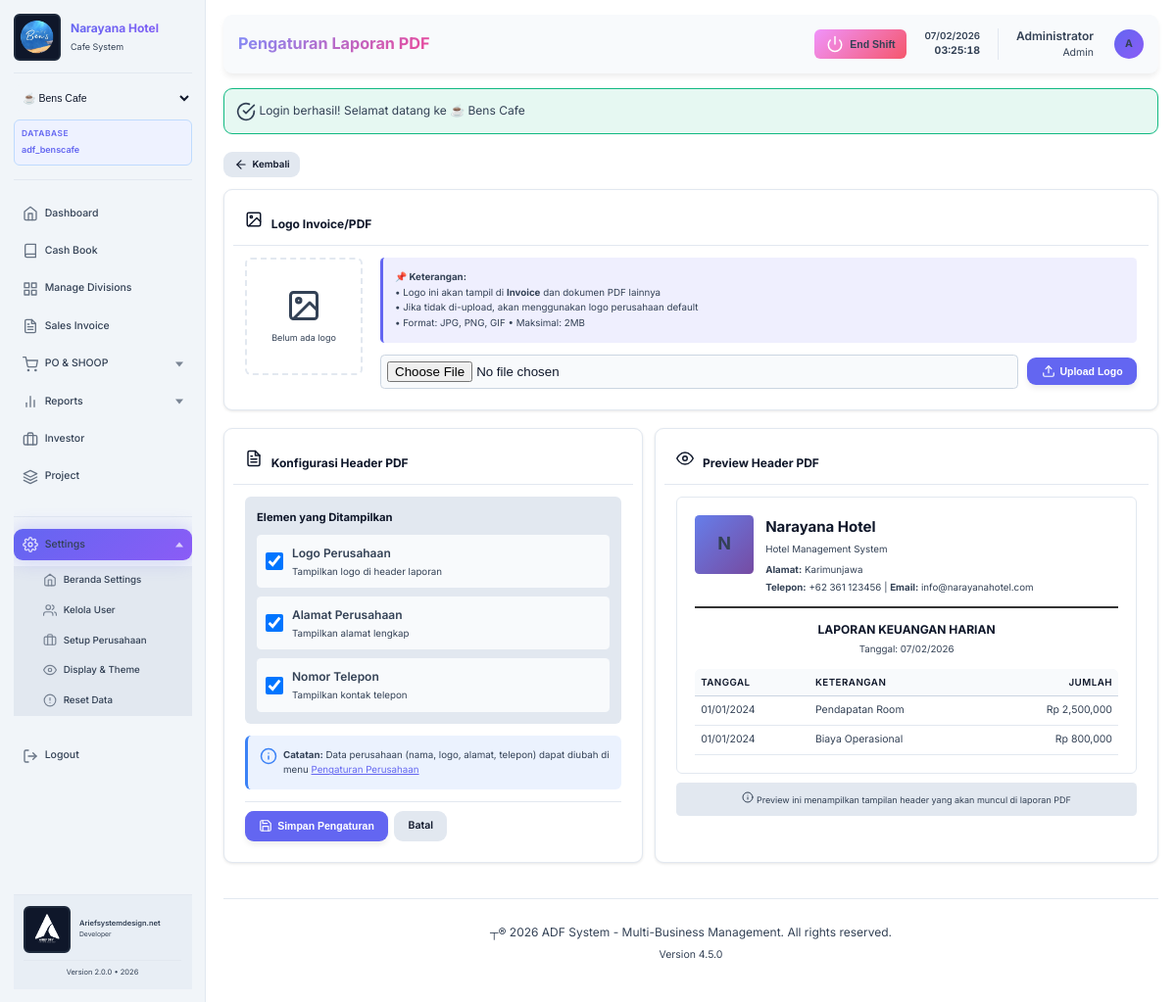
Screenshot of /adf_system/modules/settings/report-settings.php (signed in) with the database file from the repository.
### tables this page shows
CREATE TABLE `settings` (
  `id` int(11) NOT NULL AUTO_INCREMENT,
  `setting_key` varchar(100) NOT NULL,
  `setting_value` longtext DEFAULT NULL,
  `setting_type` varchar(50) DEFAULT 'string',
  `description` text DEFAULT NULL,
  `created_at` timestamp NOT NULL DEFAULT current_timestamp(),
  `updated_at` timestamp NOT NULL DEFAULT current_timestamp() ON UPDATE current_timestamp(),
  PRIMARY KEY (`id`),
  UNIQUE KEY `setting_key` (`setting_key`),
  KEY `idx_key` (`setting_key`)
);

### adf_system/modules/settings/report-settings.php (the view, shortened to what the rows shown need)
<?php
require_once '../../config/database.php';
$db = Database::getInstance();
$pageTitle = 'Pengaturan Laporan PDF';
$settings = [];
$result = $db->fetchAll("SELECT setting_key, setting_value FROM settings");
foreach ($result as $row) {
    if (strpos($row['setting_key'], 'company_') === 0) {
        if (strpos($row['setting_key'], 'company_logo_') === 0) {
            $businessId = str_replace('company_logo_', '', $row['setting_key']);
            if ($businessId === ACTIVE_BUSINESS_ID) {
                $settings['company_logo'] = $row['setting_value'];
            }
        } else {
            $settings[$row['setting_key']] = $row['setting_value'];
        }
    } else {
        $settings[$row['setting_key']] = $row['setting_value'];
    }
}
require_once '../../includes/business_helper.php';
$businessConfig = getActiveBusinessConfig();
$companyNameSetting = $db->fetchOne("SELECT setting_value FROM settings WHERE setting_key = 'company_name'");
$businessName = ($companyNameSetting && $companyNameSetting['setting_value'])
    ? $companyNameSetting['setting_value']
    : ($businessConfig['name'] ?? BUSINESS_NAME);
$businessAddress = $settings['company_address'] ?? '';
$businessPhone = $settings['company_phone'] ?? '';
$businessEmail = $settings['company_email'] ?? '';
$businessTagline = $settings['company_tagline'] ?? '';
include '../../includes/header.php';
?>
<div style="max-width: 1200px;">
    <div style="display: grid; grid-template-columns: 1fr 1.2fr; gap: 1rem;">
        <div class="card">
            <div style="padding: 1rem;">
                <div style="background: white; padding: 1.5rem; border-radius: 0.5rem; border: 1px solid #e2e8f0;">
                    <div style="display: flex; align-items: start; gap: 1rem; padding-bottom: 1rem; border-bottom: 2px solid #333;">
                        <?php
                        $displayLogo = null;
                        ?>
                        <?php if (($settings['report_show_logo'] ?? '1') == '1'): ?>
                            <div style="flex-shrink: 0;">
                                <?php if ($displayLogo): ?>
                                    <img src="<?php echo $displayLogo; ?>"
                                         style="height: 60px; width: auto; object-fit: contain;" alt="Logo">
                                <?php else: ?>
                                    <div style="width: 60px; height: 60px; background: linear-gradient(135deg, #667eea 0%, #764ba2 100%); border-radius: 0.375rem; display: flex; align-items: center; justify-content: center; color: white; font-weight: 700; font-size: 1.5rem;">
                                        <?php echo substr($businessName, 0, 1); ?>
                                    </div>
                                <?php endif; ?>
                            </div>
                        <?php endif; ?>
                        <div style="flex: 1;">
                            <h2 style="font-size: 1.25rem; font-weight: 700; color: #1e293b; margin: 0 0 0.25rem 0;">
                                <?php echo htmlspecialchars($businessName); ?>
                            </h2>
                            <?php if (!empty($businessTagline)): ?>
                                <p style="font-size: 0.813rem; color: #64748b; margin: 0 0 0.5rem 0;">
                                    <?php echo htmlspecialchars($businessTagline); ?>
                                </p>
                            <?php endif; ?>
                            <?php if (($settings['report_show_address'] ?? '1') == '1' && !empty($businessAddress)): ?>
                                <p style="font-size: 0.813rem; color: #475569; margin: 0;">
                                    <strong>Alamat:</strong> <?php echo htmlspecialchars($businessAddress); ?>
                                </p>
                            <?php endif; ?>
                            <?php if (($settings['report_show_phone'] ?? '1') == '1' && (!empty($businessPhone) || !empty($businessEmail))): ?>
                                <p style="font-size: 0.813rem; color: #475569; margin: 0.125rem 0 0 0;">
                                    <?php if (!empty($businessPhone)): ?>
                                        <strong>Telepon:</strong> <?php echo htmlspecialchars($businessPhone); ?>
                                    <?php endif; ?>
                                    <?php if (!empty($businessEmail)): ?>
                                        <?php if (!empty($businessPhone)): ?>| <?php endif; ?><strong>Email:</strong> <?php echo htmlspecialchars($businessEmail); ?>
                                    <?php endif; ?>
                                </p>
                            <?php endif; ?>
                        </div>
                    </div>
                    <div style="margin-top: 1rem; font-size: 0.75rem;">
                        <table style="width: 100%; border-collapse: collapse;">
                            <thead>
                                <tr style="background: #f8fafc; border-bottom: 1px solid #cbd5e1;">
                                    <th style="padding: 0.5rem; text-align: left; color: #475569;">Tanggal</th>
                                    <th style="padding: 0.5rem; text-align: left; color: #475569;">Keterangan</th>
                                    <th style="padding: 0.5rem; text-align: right; color: #475569;">Jumlah</th>
                                </tr>
                            </thead>
                        </table>
                    </div>
                </div>
            </div>
        </div>
    </div>
</div>
<?php include '../../includes/footer.php'; ?>

### adf_system/includes/header.php (shortened to what the rows shown need)
<!DOCTYPE html>
<html lang="<?php echo $_SESSION['user_language'] ?? 'id'; ?>">
<head>
    <link rel="stylesheet" href="<?php echo BASE_URL; ?>/assets/css/style.css?v=<?php echo time(); ?>">
</head>
<?php
$userTheme = 'dark';
if (isset($_SESSION['user_id'])) {
    try {
        require_once __DIR__ . '/../config/database.php';
        $db = Database::getInstance();
        $themeResult = $db->fetchOne(
            "SELECT theme FROM user_preferences WHERE user_id = ? AND branch_id = ? LIMIT 1",
            [$_SESSION['user_id'], ACTIVE_BUSINESS_ID]
        );
        if ($themeResult && !empty($themeResult['theme'])) {
            $userTheme = $themeResult['theme'];
        } else {
            $fallbackTheme = $db->fetchOne(
                "SELECT theme FROM user_preferences WHERE user_id = ? LIMIT 1",
                [$_SESSION['user_id']]
            );
            if ($fallbackTheme && !empty($fallbackTheme['theme'])) {
                $userTheme = $fallbackTheme['theme'];
            }
        }
    } catch (Exception $e) {
        $userTheme = 'dark';
        $themeError = $e->getMessage();
    }
}
?>
<body data-theme="<?php echo htmlspecialchars($userTheme); ?>" data-business="<?php echo ACTIVE_BUSINESS_ID; ?>" data-business-type="<?php echo BUSINESS_TYPE; ?>">
    <div class="main-wrapper">
        <aside class="sidebar">
            <div class="sidebar-header">
                <?php
                $companyNameSetting = $db->fetchOne("SELECT setting_value FROM settings WHERE setting_key = 'company_name'");
                $displayCompanyName = ($companyNameSetting && $companyNameSetting['setting_value'])
                    ? $companyNameSetting['setting_value']
                    : BUSINESS_NAME;
                ?>
                <div style="display: flex; align-items: center; gap: 0.875rem;">
                    <div style="flex: 1;">
                        <h1 class="logo" style="margin: 0; font-size: 1rem;"><?php echo htmlspecialchars($displayCompanyName); ?></h1>
                        <p style="color: var(--text-muted); font-size: 0.75rem; margin: 0; margin-top: 0.25rem;"><?php echo ucfirst(BUSINESS_TYPE); ?> System</p>
                    </div>
                </div>
                        <?php
                        require_once __DIR__ . '/../config/database.php';
                        ?>
            </div>
        </aside>
        <main class="main-content">
            <div class="top-bar">
                <div>
                    <h1 class="page-title"><?php echo $pageTitle ?? 'Dashboard'; ?></h1>
                </div>
            </div>
            <div class="page-content">

### adf_system/includes/footer.php (shortened to what the rows shown need)
           </div>
           <?php
           $footerCopyrightSetting = $db->fetchOne("SELECT setting_value FROM settings WHERE setting_key = 'footer_copyright'");
           $footerCopyright = $footerCopyrightSetting['setting_value'] ?? ('© ' . APP_YEAR . ' ' . APP_NAME . '. All rights reserved.');
           $footerVersionSetting = $db->fetchOne("SELECT setting_value FROM settings WHERE setting_key = 'footer_version'");
           $footerVersion = $footerVersionSetting['setting_value'] ?? ('Version ' . APP_VERSION);
           ?>
           <footer style="margin-top: 3rem; padding: 2rem 0; border-top: 1px solid var(--bg-tertiary); text-align: center; color: var(--text-muted);">
               <p><?php echo htmlspecialchars($footerCopyright); ?></p>
               <p style="font-size: 0.875rem; margin-top: 0.5rem;"><?php echo htmlspecialchars($footerVersion); ?></p>
           </footer>
       </main>
   </div>
</body>
</html>

### rows the page displays
settings: setting_value "Narayana Hotel", setting_value "N"
settings: setting_value "┬® 2026 ADF System - Multi-Business Management. All rights reserved."
settings: setting_value "Version 4.5.0"

### other values shown
BUSINESS_TYPE "Cafe"
$currentDb "adf_benscafe"
__('dashboard.title') "Dashboard"
__('cashbook.title') "Cash Book"
__('settings.divisions') "Manage Divisions"
__('settings.title') "Settings"
DEVELOPER_NAME "Ariefsystemdesign.net"
APP_VERSION "2.0.0"
APP_YEAR "2026"
$pageTitle "Pengaturan Laporan PDF"
$_SESSION['full_name'] "Administrator"
$_SESSION['role'] "Admin"
substr($_SESSION['full_name'] ?? 'U', 0, 1) "A"
$success "Login berhasil! Selamat datang ke ☕ Bens Cafe"
$businessTagline "Hotel Management System"
